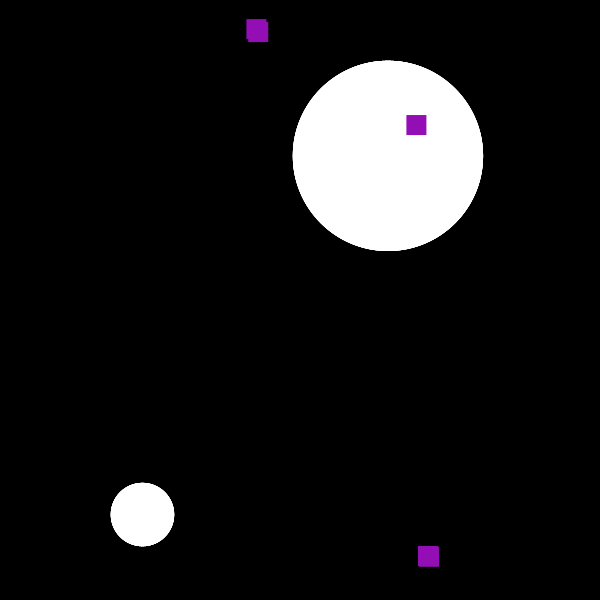
Frame 1 (no input)
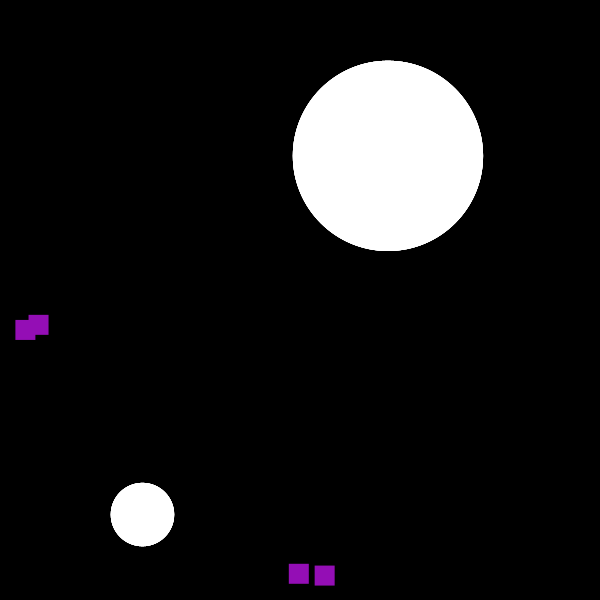
Frame 60 (the mouse pressed at the canvas centre just before this capture)
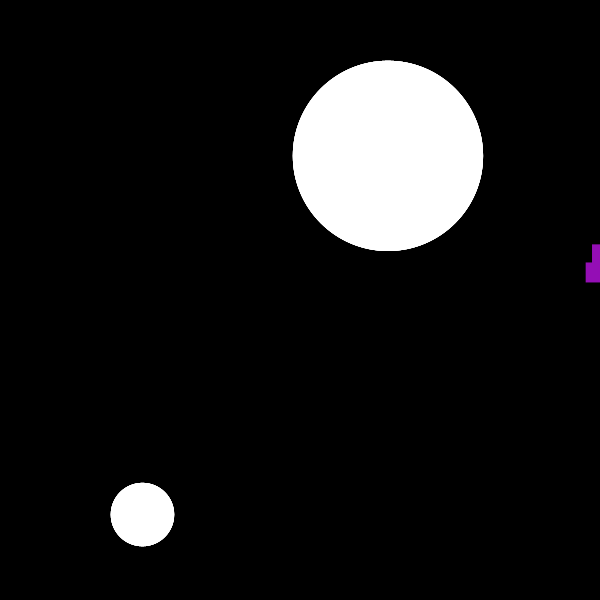
Frame 120 (the mouse held since frame 60 and released just before this capture)

The Processing sketch that drew these frames (run headless with seeded random() and noise(); from frame 60 on, the mouse is pressed at the canvas centre):

// Processing sketch: gravitationalAtraction
// ── gravitationalAtraction.pde
Attractor[] a = new Attractor[2];
mover[] m = new mover[5];

void setup(){
 size(600,600); 
 for (int i = 0; i < a.length; i++){
   a[i] = new Attractor(random(width), random(height), random(100));
 }
 
 for (int j = 0; j < m.length; j++){
   m[j] = new mover(random(width),random(height));  
 }
}

void draw(){
  background(0);
  frameRate(20);
  for (int att = 0; att < a.length; att++){
    for (int mov = 0; mov  < m.length; mov++){
      PVector f = a[att].attract(m[mov]);  
       m[mov].applyForce(f);
       m[mov].update();
       m[mov].display();
       a[att].display();
    } 
  }
}

// ── Attractor.pde
class Attractor{
  PVector location;
  PVector velocity;
  PVector acc; 
  float mass;
  float G;
  Attractor(float x,float y,float m){
    location = new PVector(x,y);
    velocity = new PVector();
    acc = new PVector();
    mass = m;
    G = 0.4;
  }
 
  void update(){
    velocity.add(acc);
    location.add(velocity);
    velocity.mult(0);
  }
  
  PVector attract(mover m){
    PVector force = PVector.sub(location,m.location);
    float distance = force.mag();
  //  distance = constrain(distance,5.0,25.0);
    force.normalize();
    float strengh = (G * mass * m.m) / (distance * distance);
    force.mult(strengh);
    return force;
  }
  void display(){
    fill(255);
    noStroke();
    ellipse(location.x,location.y, mass*2,mass*2);
  } 
 }

// ── mover.pde
class mover{
 PVector location;
 PVector velocity;
 PVector acc; 
 float m;
 float a;
 float av;
 float aac;
 
 mover(float x,float y){
   location = new PVector(x,y);
   velocity = new PVector();
   acc = new PVector();
   m = 1;
   a = 0;
   av = 0;
   aac = velocity.x / 10;
 }
 
 void update(){
  velocity.add(acc);
  location.add(velocity);
  
  aac = velocity.x / 10;
  av += aac;
  av = constrain(av,-0.1,0.1);
  
  velocity.mult(0);
 }
 
 void applyForce(PVector f){
   PVector force = f;
   force.normalize();
   acc.add(force);
 }
 
 void display(){
   fill(148,14,181);
   noStroke();
   pushMatrix();
   translate(location.x,location.y);
   rotate(a);
   rect(location.x,location.y,20,20);
   //ellipse(location.x,location.y, 10*2,10*2);
   popMatrix();
 } 
}
